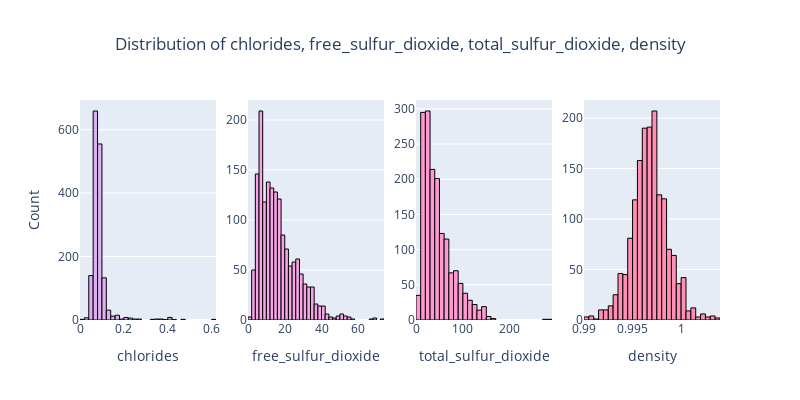

Notebook code cell kept with this figure:
### Markdown cell above
**Fixed Acidity:** The distribution is right-skewed, indicating that most wines have a fixed acidity level around 7-8, with fewer wines having higher fixed acidity.
**Volatile Acidity:** The data is also right-skewed, showing that most wines have a volatile acidity around 0.5, with only a few wines having a volatile acidity above 1.
**Citric Acid:** This feature shows a bimodal distribution, indicating two groups of wines, one with low citric acid close to 0 and another with citric acid between 0.25 and 0.5.
**Residual Sugar:** The distribution is highly right-skewed, suggesting that most wines have low residual sugar levels, with a peak below five. Few wines have high residual sugar levels.

### Code cell
plot_histograms(wine_df, ["chlorides", "free_sulfur_dioxide", "total_sulfur_dioxide", "density"])

### Figure 1 — Plotly figure (JSON) as saved in the notebook; plotly's stock layout.template omitted (floating-point values rounded to 4 significant figures; data arrays with more than 128 entries replaced by an {"elided": "..."} marker saying what was removed)
{"data": [{"marker": {"color": "#dcb0f2", "line": {"color": "#000000", "width": 1}}, "name": "chlorides", "nbinsx": 40, "x": {"elided": "1599 float values"}, "type": "histogram", "xaxis": "x", "yaxis": "y"}, {"marker": {"color": "#f6a5e6", "line": {"color": "#000000", "width": 1}}, "name": "free_sulfur_dioxide", "nbinsx": 40, "x": {"elided": "1599 float values"}, "type": "histogram", "xaxis": "x2", "yaxis": "y2"}, {"marker": {"color": "#ff99d1", "line": {"color": "#000000", "width": 1}}, "name": "total_sulfur_dioxide", "nbinsx": 40, "x": {"elided": "1599 float values"}, "type": "histogram", "xaxis": "x3", "yaxis": "y3"}, {"marker": {"color": "#ff8fb4", "line": {"color": "#000000", "width": 1}}, "name": "density", "nbinsx": 40, "x": {"elided": "1599 float values"}, "type": "histogram", "xaxis": "x4", "yaxis": "y4"}], "layout": {"xaxis": {"anchor": "y", "domain": [0.0, 0.2125], "title": {"text": "chlorides"}}, "yaxis": {"anchor": "x", "domain": [0.0, 1.0], "title": {"text": "Count"}}, "xaxis2": {"anchor": "y2", "domain": [0.2625, 0.475], "title": {"text": "free_sulfur_dioxide"}}, "yaxis2": {"anchor": "x2", "domain": [0.0, 1.0]}, "xaxis3": {"anchor": "y3", "domain": [0.525, 0.7375], "title": {"text": "total_sulfur_dioxide"}}, "yaxis3": {"anchor": "x3", "domain": [0.0, 1.0]}, "xaxis4": {"anchor": "y4", "domain": [0.7875, 1.0], "title": {"text": "density"}}, "yaxis4": {"anchor": "x4", "domain": [0.0, 1.0]}, "title": {"text": "Distribution of chlorides, free_sulfur_dioxide, total_sulfur_dioxide, density", "x": 0.5}, "height": 400, "width": 800, "showlegend": false}}
